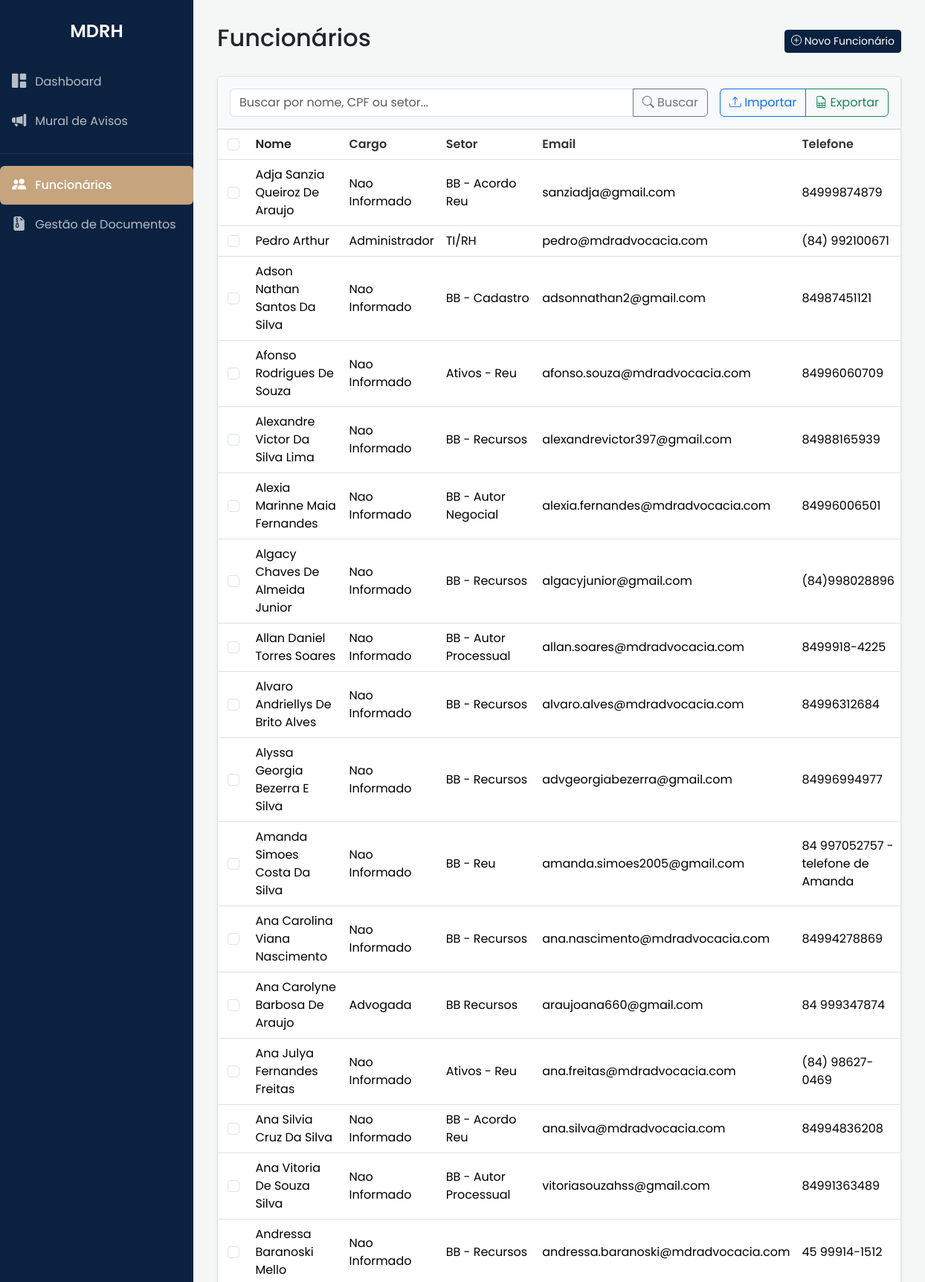
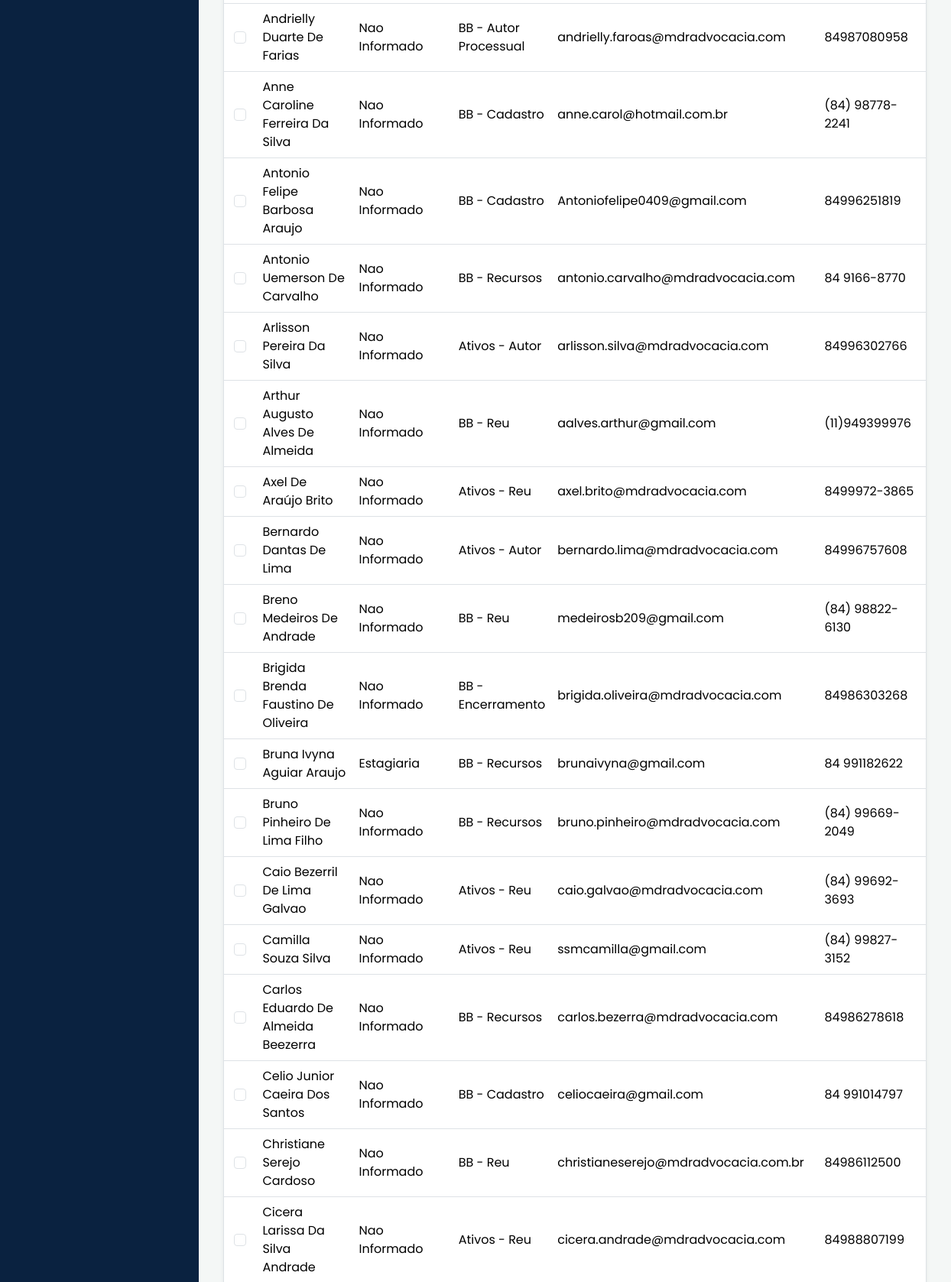
Screenshot of /funcionarios (signed in, upper part) with the database file from the repository (2 pictures, top to bottom).
### app/models.py (models this page shows)
class Funcionario(db.Model):
    __tablename__ = 'funcionario'
    id = db.Column(db.Integer, primary_key=True)
    nome = db.Column(db.String(120), nullable=False)
    cpf = db.Column(db.String(14), unique=True, nullable=False)
    email = db.Column(db.String(120), nullable=False)
    telefone = db.Column(db.String(20))
    cargo = db.Column(db.String(100))
    setor = db.Column(db.String(100))
    data_nascimento = db.Column(db.Date)
    contato_emergencia_nome = db.Column(db.String(120))
    contato_emergencia_telefone = db.Column(db.String(20))
    foto_perfil = db.Column(db.String(255), nullable=True) # FOTO DE PERFIL
    apelido = db.Column(db.String(50), nullable=True) # APELIDO
    sistemas = db.relationship('Sistema', secondary=funcionario_sistemas, lazy='subquery',
                               backref=db.backref('funcionarios', lazy=True))

### app/routes.py (the view)
@main.route('/funcionarios')
@login_required
@permission_required('admin_rh')
def listar_funcionarios():
    termo_busca = request.args.get('q', '').strip()
    sort_by = request.args.get('sort', 'nome_asc') # Padrão é nome ascendente
    query = Funcionario.query
    if termo_busca:
        query = query.filter(or_(
            Funcionario.nome.ilike(f"%{termo_busca}%"),
            Funcionario.cpf.ilike(f"%{termo_busca}%"),
            Funcionario.setor.ilike(f"%{termo_busca}%")
        ))
    if sort_by == 'nome_desc':
        query = query.order_by(Funcionario.nome.desc())
    else: # Padrão para 'nome_asc' ou qualquer outro valor
        query = query.order_by(Funcionario.nome.asc())
    funcionarios = query.all()
    return render_template('funcionarios.html', funcionarios=funcionarios)

### app/models.py (called while the page is built)
    def tem_permissao(self, nome_permissao):
        return any(p.nome == nome_permissao for p in self.permissoes)

### templates/funcionarios.html (shortened to what this page needs)
{% extends "base.html" %}
{% block content %}
    <div class="d-flex justify-content-between align-items-center mb-4">
        <h1 class="h2">Funcionários</h1>
        <div class="btn-toolbar mb-2 mb-md-0">
            <a href="{{ url_for('main.exibir_formulario_cadastro') }}" class="btn btn-sm btn-brand">
                <i class="bi bi-plus-circle"></i> Novo Funcionário
            </a>
        </div>
    </div>
    <div class="card shadow-sm">
        <div class="card-header bg-light p-3">
            <div class="d-flex justify-content-between">
                <form method="GET" action="{{ url_for('main.listar_funcionarios') }}" class="flex-grow-1 me-3">
                    <div class="input-group">
                        <input type="text" class="form-control" name="q" placeholder="Buscar por nome, CPF ou setor..." value="{{ request.args.get('q', '') }}">
                        <button class="btn btn-outline-secondary" type="submit"><i class="bi bi-search"></i> Buscar</button>
                    </div>
                </form>
                <div class="btn-group">
                    <button type="button" class="btn btn-outline-primary" data-bs-toggle="modal" data-bs-target="#modal-importar-csv">
                        <i class="bi bi-upload"></i> Importar
                    </button>
                    <a href="{{ url_for('main.exportar_csv', q=request.args.get('q', '')) }}" class="btn btn-outline-success">
                        <i class="bi bi-file-earmark-spreadsheet"></i> Exportar
                    </a>
                </div>
            </div>
        </div>
        <div class="card-body p-0">
            <div class="table-responsive">
                <table id="tabela-funcionarios" class="table table-hover align-middle mb-0">
                    <thead>
                        <tr>
                            <th scope="col" class="text-center" style="width: 5%;"><input class="form-check-input" type="checkbox" id="selecionar-todos"></th>
                            <th scope="col">
                                <a href="{{ url_for('main.listar_funcionarios', q=request.args.get('q', ''), sort='nome_asc' if request.args.get('sort') != 'nome_asc' else 'nome_desc') }}" class="text-decoration-none text-dark">
                                    Nome
                                </a>
                            </th>
                            <th>Cargo</th>
                            <th>Setor</th>
                            <th>Email</th>
                            <th>Telefone</th>
                        </tr>
                    </thead>
                    <tbody>
                        {% for f in funcionarios %}
                        <tr data-id="{{ f.id }}">
                            <td class="text-center"><input class="form-check-input check-item" type="checkbox" value="{{ f.id }}"></td>
                            <td class="funcionario-link" style="cursor: pointer;">{{ f.apelido or f.nome }}</td>
                            <td>{{ f.cargo or 'N/A' }}</td>
                            <td>{{ f.setor or 'N/A' }}</td>
                            <td>{{ f.email }}</td>
                            <td>{{ f.telefone or 'N/A' }}</td>
                        </tr>
                        {% else %}
                        <tr>
                            <td colspan="6" class="text-center p-4">Nenhum funcionário encontrado.</td>
                        </tr>
                        {% endfor %}
                    </tbody>
                </table>
            </div>
        </div>
    </div>
{% endblock %}

### templates/base.html (shortened to what this page needs)
<!DOCTYPE html>
<html lang="pt-br">
<head>
    <link href="https://cdn.jsdelivr.net/npm/bootstrap@5.3.3/dist/css/bootstrap.min.css" rel="stylesheet">
    <link rel="stylesheet" href="https://cdn.jsdelivr.net/npm/bootstrap-icons@1.11.3/font/bootstrap-icons.min.css">
    <link rel="stylesheet" href="{{ url_for('static', filename='custom_style.css') }}">
</head>
<body>
    <div class="d-flex flex-column flex-shrink-0 sidebar">
        <div class="sidebar-header">
            MDRH
        </div>
        <ul class="nav nav-pills flex-column mb-auto">
            <li class="nav-item">
                <a href="{{ url_for('main.index') }}" class="nav-link {% if request.endpoint == 'main.index' %}active{% endif %}">
                    <i class="bi bi-grid-1x2-fill"></i> Dashboard
                </a>
            </li>
            <li>
                <a href="{{ url_for('main.listar_avisos') }}" class="nav-link {% if 'aviso' in request.endpoint %}active{% endif %}">
                    <i class="bi bi-megaphone-fill"></i> Mural de Avisos
                </a>
            </li>
            {% if current_user.is_authenticated and current_user.tem_permissao('admin_rh') %}
            <hr class="text-secondary">
            <li class="nav-item">
                <a href="{{ url_for('main.listar_funcionarios') }}" class="nav-link {% if 'listar_funcionarios' in request.endpoint %}active{% endif %}">
                    <i class="bi bi-people-fill"></i> Funcionários
                </a>
            </li>
            <li>
                <a href="{{ url_for('documentos.gestao_documentos') }}" class="nav-link {% if 'documentos' in request.endpoint %}active{% endif %}">
                    <i class="bi bi-file-earmark-zip-fill"></i> Gestão de Documentos
                </a>
            </li>
            {% endif %}
        </ul>
    </div>
    <main class="content">
        {% block content %}{% endblock %}
    </main>
</body>
</html>

### static/custom_style.css (style rules this page uses)
:root { --cor-primaria: #0a2240; --cor-acento: #c5a47e; --cor-fundo: #f4f7f6; --cor-superficie: #ffffff; --cor-texto-principal: #333333; --cor-texto-secundario: #555555; --cor-borda: #dee2e6; }
body { font-family: 'Poppins', sans-serif; display: flex; background-color: var(--cor-fundo); }
.sidebar { width: 260px; min-height: 100vh; background-color: var(--cor-primaria); color: #fff; }
.sidebar .sidebar-header { padding: 1.5rem 1rem; font-size: 1.5rem; font-weight: 600; text-align: center; color: #fff; }
.sidebar .nav-link { color: rgba(255, 255, 255, 0.7); padding: 0.75rem 1rem; display: flex; align-items: center; transition: all 0.2s ease-in-out; }
.sidebar .nav-link .bi { margin-right: 12px; font-size: 1.2rem; }
.sidebar .nav-link.active { background-color: var(--cor-acento); color: #fff; font-weight: 500; }
.content { flex-grow: 1; padding: 2rem; }
.card { border: 1px solid var(--cor-borda); box-shadow: 0 2px 10px rgba(0,0,0,0.05); }
.table { background-color: var(--cor-superficie); }
.table thead { background-color: #f8f9fa; }
.table th { font-weight: 600; color: var(--cor-texto-principal); }
.btn-brand { background-color: var(--cor-primaria); border-color: var(--cor-primaria); color: #fff; }

### rows the page displays
Funcionario: apelido+nome "Adja Sanzia Queiroz De Araujo", cargo "Nao Informado", setor "BB - Acordo Reu", email "sanziadja@gmail.com", telefone "84999874879"
Funcionario: apelido "Pedro Arthur", cargo "Administrador", setor "TI/RH", email "pedro@mdradvocacia.com", telefone "(84) 992100671"
Funcionario: apelido+nome "Adson Nathan Santos Da Silva", cargo "Nao Informado", setor "BB - Cadastro", email "adsonnathan2@gmail.com", telefone "84987451121"
Funcionario: apelido+nome "Afonso Rodrigues De Souza", cargo "Nao Informado", setor "Ativos - Reu", email "afonso.souza@mdradvocacia.com", telefone "84996060709"
Funcionario: apelido+nome "Alexandre Victor Da Silva Lima", cargo "Nao Informado", setor "BB - Recursos", email "alexandrevictor397@gmail.com", telefone "84988165939"
Funcionario: apelido+nome "Alexia Marinne Maia Fernandes", cargo "Nao Informado", setor "BB - Autor Negocial", email "alexia.fernandes@mdradvocacia.com", telefone "84996006501"
Funcionario: apelido+nome "Algacy Chaves De Almeida Junior", cargo "Nao Informado", setor "BB - Recursos", email "algacyjunior@gmail.com", telefone "(84)998028896"
Funcionario: apelido+nome "Allan Daniel Torres Soares", cargo "Nao Informado", setor "BB - Autor Processual", email "allan.soares@mdradvocacia.com", telefone "8499918-4225"
Funcionario: apelido+nome "Alvaro Andriellys De Brito Alves", cargo "Nao Informado", setor "BB - Recursos", email "alvaro.alves@mdradvocacia.com", telefone "84996312684"
Funcionario: apelido+nome "Alyssa Georgia Bezerra E Silva", cargo "Nao Informado", setor "BB - Recursos", email "advgeorgiabezerra@gmail.com", telefone "84996994977"
Funcionario: apelido+nome "Amanda Simoes Costa Da Silva", cargo "Nao Informado", setor "BB - Reu", email "amanda.simoes2005@gmail.com", telefone "84 997052757 - telefone de Amanda"
Funcionario: apelido+nome "Ana Carolina Viana Nascimento", cargo "Nao Informado", setor "BB - Recursos", email "ana.nascimento@mdradvocacia.com", telefone "84994278869"
Funcionario: apelido+nome "Ana Carolyne Barbosa De Araujo", cargo "Advogada", setor "BB Recursos", email "araujoana660@gmail.com", telefone "84 999347874"
Funcionario: apelido+nome "Ana Julya Fernandes Freitas", cargo "Nao Informado", setor "Ativos - Reu", email "ana.freitas@mdradvocacia.com", telefone "(84) 98627-0469"
Funcionario: apelido+nome "Ana Silvia Cruz Da Silva", cargo "Nao Informado", setor "BB - Acordo Reu", email "ana.silva@mdradvocacia.com", telefone "84994836208"
Funcionario: apelido+nome "Ana Vitoria De Souza Silva", cargo "Nao Informado", setor "BB - Autor Processual", email "vitoriasouzahss@gmail.com", telefone "84991363489"
Funcionario: apelido+nome "Andressa Baranoski Mello", cargo "Nao Informado", setor "BB - Recursos", email "andressa.baranoski@mdradvocacia.com", telefone "45 99914-1512"
Funcionario: apelido+nome "Andrielly Duarte De Farias", cargo "Nao Informado", setor "BB - Autor Processual", email "andrielly.faroas@mdradvocacia.com", telefone "84987080958"
Funcionario: apelido+nome "Anne Caroline Ferreira Da Silva", cargo "Nao Informado", setor "BB - Cadastro", email "anne.carol@hotmail.com.br", telefone "(84) 98778-2241"
Funcionario: apelido+nome "Antonio Felipe Barbosa Araujo", cargo "Nao Informado", setor "BB - Cadastro", email "Antoniofelipe0409@gmail.com", telefone "84996251819"
Funcionario: apelido+nome "Antonio Uemerson De Carvalho", cargo "Nao Informado", setor "BB - Recursos", email "antonio.carvalho@mdradvocacia.com", telefone "84 9166-8770"
Funcionario: apelido+nome "Arlisson Pereira Da Silva", cargo "Nao Informado", setor "Ativos - Autor", email "arlisson.silva@mdradvocacia.com", telefone "84996302766"
Funcionario: apelido+nome "Arthur Augusto Alves De Almeida", cargo "Nao Informado", setor "BB - Reu", email "aalves.arthur@gmail.com", telefone "(11)949399976"
Funcionario: apelido+nome "Axel De Araújo Brito", cargo "Nao Informado", setor "Ativos - Reu", email "axel.brito@mdradvocacia.com", telefone "8499972-3865"
Funcionario: apelido+nome "Bernardo Dantas De Lima", cargo "Nao Informado", setor "Ativos - Autor", email "bernardo.lima@mdradvocacia.com", telefone "84996757608"
Funcionario: apelido+nome "Breno Medeiros De Andrade", cargo "Nao Informado", setor "BB - Reu", email "medeirosb209@gmail.com", telefone "(84) 98822-6130"
Funcionario: apelido+nome "Brigida Brenda Faustino De Oliveira", cargo "Nao Informado", setor "BB - Encerramento", email "brigida.oliveira@mdradvocacia.com", telefone "84986303268"
Funcionario: apelido+nome "Bruna Ivyna Aguiar Araujo", cargo "Estagiaria", setor "BB - Recursos", email "brunaivyna@gmail.com", telefone "84 991182622"
Funcionario: apelido+nome "Bruno Pinheiro De Lima Filho", cargo "Nao Informado", setor "BB - Recursos", email "bruno.pinheiro@mdradvocacia.com", telefone "(84) 99669-2049"
Funcionario: apelido+nome "Caio Bezerril De Lima Galvao", cargo "Nao Informado", setor "Ativos - Reu", email "caio.galvao@mdradvocacia.com", telefone "(84) 99692-3693"
Funcionario: apelido+nome "Camilla Souza Silva", cargo "Nao Informado", setor "Ativos - Reu", email "ssmcamilla@gmail.com", telefone "(84) 99827-3152"
Funcionario: apelido+nome "Carlos Eduardo De Almeida Beezerra", cargo "Nao Informado", setor "BB - Recursos", email "carlos.bezerra@mdradvocacia.com", telefone "84986278618"
Funcionario: apelido+nome "Celio Junior Caeira Dos Santos", cargo "Nao Informado", setor "BB - Cadastro", email "celiocaeira@gmail.com", telefone "84 991014797"
Funcionario: apelido+nome "Christiane Serejo Cardoso", cargo "Nao Informado", setor "BB - Reu", email "christianeserejo@mdradvocacia.com.br", telefone "84986112500"
Funcionario: apelido+nome "Cicera Larissa Da Silva Andrade", cargo "Nao Informado", setor "Ativos - Reu", email "cicera.andrade@mdradvocacia.com", telefone "84988807199"
